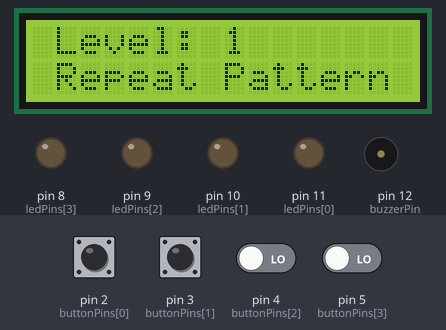
The sketch below on a simulated Arduino Uno, built with avr-gcc and run on an emulated ATmega328P. On the bench: 16×2 character LCD, output pins drawn as LEDs (lit = HIGH), buzzer (waves = sounding). Dashed ring = blinking. The test bench sets the inputs (shaded band); at power-on: pin 2 (buttonPins[0]), pin 3 (buttonPins[1]), pin 4 (buttonPins[2]), pin 5 (buttonPins[3]) LOW. Random numbers use the default seed unless the sketch sets one.

Above: at 3.2 s.
3.3 s: pin 3 (buttonPins[1]) pulsed HIGH 5 times (0.12 s each, 0.3 s apart)
At 5.37 s:
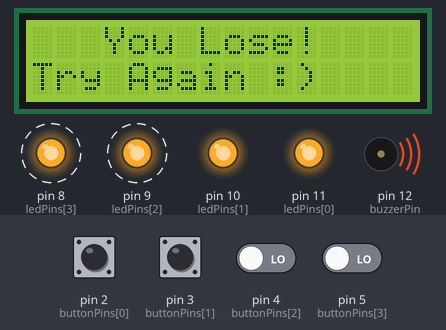
At 6.9 s:
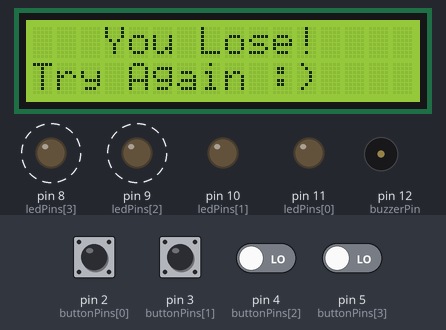
7.0 s: pin 4 (buttonPins[2]) driven HIGH and pin 5 (buttonPins[3]) driven HIGH
10.0 s: pin 4 (buttonPins[2]) driven LOW
13.0 s: pin 5 (buttonPins[3]) driven LOW
At 15.9 s:
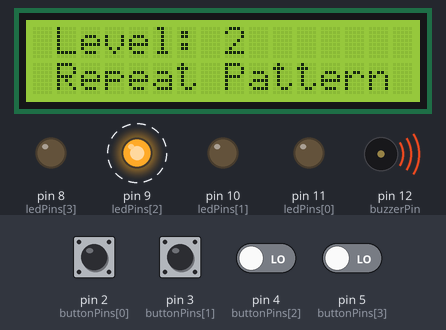
16.0 s: pin 4 (buttonPins[2]) driven HIGH
Timing chart, 0 to 18.7 s (numbered marks = the images above; inputs shaded):
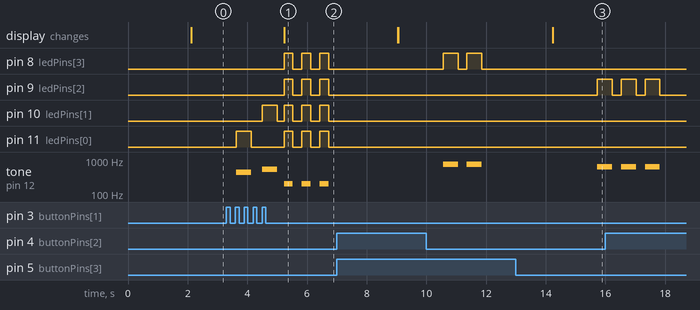

The sketch:

simon_says_game1.ino
```cpp
#include <Wire.h>

#include <LiquidCrystal_I2C.h>


// LCD Setup (change I2C address if needed)
LiquidCrystal_I2C lcd(0x27, 16, 2);

// Pin Definitions
const int buttonPins[] = {2, 3, 4, 5};   // Buttons
const int ledPins[] = {11, 10, 9, 8};    // LEDs (Correct Order)
const int buzzerPin = 12;

const int maxLevel = 10;
int sequence[maxLevel];
int userInput[maxLevel];

const int ledOnTime = 500;     // LED ON for 500ms (visible)
const int ledOffTime = 300;    // Delay between blinks
const int inputDebounce = 200; // Button debounce delay

void setup() {
  for (int i = 0; i < 4; i++) {
    pinMode(buttonPins[i], INPUT);  // Using external 10k pull-down resistors
    pinMode(ledPins[i], OUTPUT);
  }
  pinMode(buzzerPin, OUTPUT);

  Serial.begin(9600);
  randomSeed(analogRead(A0));  // Random seed

  // LCD Initialization
  lcd.init();
  lcd.backlight();
  welcomeScreen();
}

void loop() {
  for (int level = 1; level <= maxLevel; level++) {
    showLevel(level);
    generateSequence(level);
    if (!playAndCheck(level)) {
      gameOver();
      return;  // Restart the game
    }
    delay(1000);  // Pause before next level
  }
  gameWin();
}

void welcomeScreen() {
  lcd.clear();
  lcd.setCursor(0, 0);
  lcd.print("  Welcome to  ");
  lcd.setCursor(0, 1);
  lcd.print(" Simon Says!  ");
  delay(2000);
  lcd.clear();
}

void showLevel(int level) {
  lcd.clear();
  lcd.setCursor(0, 0);
  lcd.print(" Level: ");
  lcd.print(level);
  lcd.setCursor(0, 1);
  lcd.print(" Repeat Pattern ");
  delay(1500);
}

void generateSequence(int level) {
  for (int i = 0; i < level; i++) {
    sequence[i] = random(0, 4);
  }
}

bool playAndCheck(int level) {
  // Show Sequence with proper delays
  for (int i = 0; i < level; i++) {
    blinkLED(sequence[i]);
    delay(ledOffTime);  // Delay between blinks
  }

  // User Input
  for (int i = 0; i < level; i++) {
    int input = waitForButtonPress();
    userInput[i] = input;
    if (userInput[i] != sequence[i]) {
      return false;  // Incorrect input
    }
  }
  return true;  // Correct sequence
}

int waitForButtonPress() {
  while (true) {
    for (int i = 0; i < 4; i++) {
      if (digitalRead(buttonPins[i]) == HIGH) {  // Button pressed
        blinkLED(i);  // Feedback on correct button press
        while (digitalRead(buttonPins[i]) == HIGH);  // Wait for release
        delay(inputDebounce);  // Debounce
        return i;
      }
    }
  }
}

void blinkLED(int index) {
  digitalWrite(ledPins[index], HIGH);
  tone(buzzerPin, 440 + index * 100, ledOnTime);  // Sound Feedback
  delay(ledOnTime);  // LED stays ON long enough to be seen
  digitalWrite(ledPins[index], LOW);
}

void gameOver() {
  lcd.clear();
  lcd.setCursor(0, 0);
  lcd.print("   You Lose!   ");
  lcd.setCursor(0, 1);
  lcd.print("Try Again :)");

  for (int i = 0; i < 3; i++) {
    for (int j = 0; j < 4; j++) {
      digitalWrite(ledPins[j], HIGH);
    }
    tone(buzzerPin, 200, 300);
    delay(300);
    for (int j = 0; j < 4; j++) {
      digitalWrite(ledPins[j], LOW);
    }
    delay(300);
  }
  delay(2000);
  lcd.clear();
}

void gameWin() {
  lcd.clear();
  lcd.setCursor(0, 0);
  lcd.print("  You Win! :)  ");
  lcd.setCursor(0, 1);
  lcd.print("Congratulations!");

  for (int i = 0; i < 5; i++) {
    for (int j = 0; j < 4; j++) {
      digitalWrite(ledPins[j], HIGH);
    }
    tone(buzzerPin, 1000, 300);
    delay(300);
    for (int j = 0; j < 4; j++) {
      digitalWrite(ledPins[j], LOW);
    }
    delay(300);
  }
  delay(3000);
  lcd.clear();
}
```

Measured:
- after the input at 3.3 s, pin 8 (ledPins[3]), pin 9 (ledPins[2]): alternates HIGH for 0.30 s and LOW for 0.30 s, starting after 1.9 s; pin 10 (ledPins[1]): LOW → HIGH after 1.2 s, → LOW 0.50 s later, → HIGH 0.23 s later, → LOW 0.30 s later, … (8 changes in this stretch); the display: changes after 1.9 s (image 1)
- after the input at 13.0 s, pin 9 (ledPins[2]): LOW → HIGH after 2.7 s; tone on pin 12 (buzzerPin): silent → 640 Hz after 2.7 s; the display: changes after 1.2 s (image 3)
- by itself, tone on pin 12 (buzzerPin): plays 440 Hz for 0.50 s, 540 Hz for 0.50 s, 200 Hz for 0.30 s, 200 Hz for 0.30 s, 200 Hz for 0.30 s
